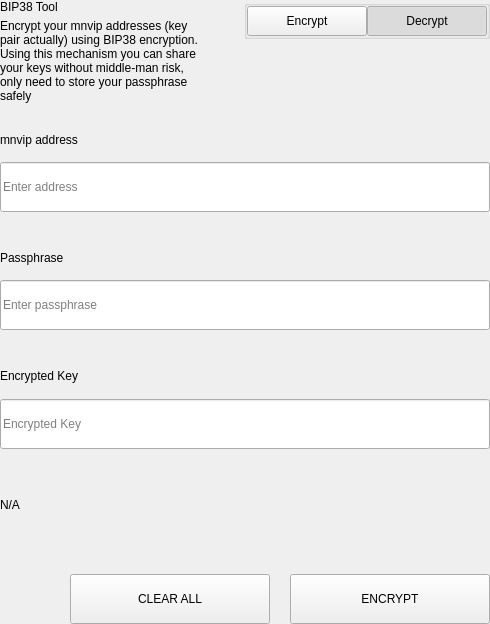
<?xml version="1.0" encoding="UTF-8"?>
<ui version="4.0">
 <class>SettingsBitToolWidget</class>
 <widget class="QWidget" name="SettingsBitToolWidget">
  <property name="geometry">
   <rect>
    <x>0</x>
    <y>0</y>
    <width>490</width>
    <height>624</height>
   </rect>
  </property>
  <property name="windowTitle">
   <string>Form</string>
  </property>
  <layout class="QVBoxLayout" name="verticalLayout">
   <property name="spacing">
    <number>0</number>
   </property>
   <property name="leftMargin">
    <number>0</number>
   </property>
   <property name="topMargin">
    <number>0</number>
   </property>
   <property name="rightMargin">
    <number>0</number>
   </property>
   <property name="bottomMargin">
    <number>0</number>
   </property>
   <item>
    <widget class="QWidget" name="left" native="true">
     <layout class="QVBoxLayout" name="verticalLayout_3">
      <property name="leftMargin">
       <number>0</number>
      </property>
      <property name="topMargin">
       <number>0</number>
      </property>
      <property name="rightMargin">
       <number>0</number>
      </property>
      <property name="bottomMargin">
       <number>0</number>
      </property>
      <item>
       <layout class="QVBoxLayout" name="verticalLayout_2">
        <property name="spacing">
         <number>0</number>
        </property>
        <item>
         <layout class="QHBoxLayout" name="horizontalLayout_3" stretch="3,1">
          <property name="spacing">
           <number>40</number>
          </property>
          <item>
           <layout class="QVBoxLayout" name="verticalLayoutTitle">
            <property name="spacing">
             <number>5</number>
            </property>
            <item>
             <widget class="QLabel" name="labelTitle">
              <property name="text">
               <string>BIP38 Tool</string>
              </property>
             </widget>
            </item>
            <item>
             <widget class="QLabel" name="labelSubtitle1">
              <property name="text">
               <string>Encrypt your mnvip addresses (key pair actually) using BIP38 encryption.
Using this mechanism you can share your keys without middle-man risk, only need to store your passphrase safely</string>
              </property>
              <property name="wordWrap">
               <bool>true</bool>
              </property>
             </widget>
            </item>
           </layout>
          </item>
          <item alignment="Qt::AlignTop">
           <widget class="QGroupBox" name="groupBox">
            <property name="title">
             <string/>
            </property>
            <property name="alignment">
             <set>Qt::AlignLeading|Qt::AlignLeft|Qt::AlignTop</set>
            </property>
            <layout class="QHBoxLayout" name="horizontalLayout_4">
             <property name="spacing">
              <number>0</number>
             </property>
             <property name="leftMargin">
              <number>0</number>
             </property>
             <property name="topMargin">
              <number>0</number>
             </property>
             <property name="rightMargin">
              <number>0</number>
             </property>
             <property name="bottomMargin">
              <number>0</number>
             </property>
             <item>
              <spacer name="horizontalSpacer">
               <property name="orientation">
                <enum>Qt::Horizontal</enum>
               </property>
               <property name="sizeHint" stdset="0">
                <size>
                 <width>40</width>
                 <height>20</height>
                </size>
               </property>
              </spacer>
             </item>
             <item>
              <widget class="QPushButton" name="pushLeft">
               <property name="minimumSize">
                <size>
                 <width>120</width>
                 <height>30</height>
                </size>
               </property>
               <property name="maximumSize">
                <size>
                 <width>120</width>
                 <height>30</height>
                </size>
               </property>
               <property name="focusPolicy">
                <enum>Qt::NoFocus</enum>
               </property>
               <property name="text">
                <string>Encrypt</string>
               </property>
               <property name="checkable">
                <bool>true</bool>
               </property>
               <property name="autoExclusive">
                <bool>true</bool>
               </property>
              </widget>
             </item>
             <item>
              <widget class="QPushButton" name="pushRight">
               <property name="minimumSize">
                <size>
                 <width>120</width>
                 <height>30</height>
                </size>
               </property>
               <property name="maximumSize">
                <size>
                 <width>120</width>
                 <height>30</height>
                </size>
               </property>
               <property name="focusPolicy">
                <enum>Qt::NoFocus</enum>
               </property>
               <property name="text">
                <string>Decrypt</string>
               </property>
               <property name="checkable">
                <bool>true</bool>
               </property>
               <property name="checked">
                <bool>true</bool>
               </property>
               <property name="autoExclusive">
                <bool>true</bool>
               </property>
              </widget>
             </item>
            </layout>
           </widget>
          </item>
         </layout>
        </item>
        <item>
         <widget class="QStackedWidget" name="stackedWidget">
          <property name="currentIndex">
           <number>1</number>
          </property>
          <widget class="QWidget" name="pageDecrypt">
           <layout class="QVBoxLayout" name="verticalLayout_5">
            <property name="spacing">
             <number>0</number>
            </property>
            <property name="leftMargin">
             <number>0</number>
            </property>
            <property name="topMargin">
             <number>0</number>
            </property>
            <property name="rightMargin">
             <number>0</number>
            </property>
            <property name="bottomMargin">
             <number>0</number>
            </property>
            <item>
             <widget class="QWidget" name="widget" native="true">
              <property name="minimumSize">
               <size>
                <width>0</width>
                <height>100</height>
               </size>
              </property>
              <layout class="QVBoxLayout" name="verticalLayout_4">
               <property name="spacing">
                <number>0</number>
               </property>
               <property name="leftMargin">
                <number>0</number>
               </property>
               <property name="topMargin">
                <number>0</number>
               </property>
               <property name="rightMargin">
                <number>0</number>
               </property>
               <property name="bottomMargin">
                <number>0</number>
               </property>
               <item>
                <spacer name="verticalSpacer_2">
                 <property name="orientation">
                  <enum>Qt::Vertical</enum>
                 </property>
                 <property name="sizeType">
                  <enum>QSizePolicy::Fixed</enum>
                 </property>
                 <property name="sizeHint" stdset="0">
                  <size>
                   <width>20</width>
                   <height>20</height>
                  </size>
                 </property>
                </spacer>
               </item>
               <item>
                <layout class="QHBoxLayout" name="horizontalLayout_6" stretch="2">
                 <property name="spacing">
                  <number>0</number>
                 </property>
                 <item>
                  <layout class="QVBoxLayout" name="verticalLayout_7">
                   <property name="spacing">
                    <number>9</number>
                   </property>
                   <item>
                    <widget class="QLabel" name="labelSubtitleKey">
                     <property name="minimumSize">
                      <size>
                       <width>0</width>
                       <height>20</height>
                      </size>
                     </property>
                     <property name="maximumSize">
                      <size>
                       <width>16777215</width>
                       <height>20</height>
                      </size>
                     </property>
                     <property name="text">
                      <string>Encrypted key</string>
                     </property>
                    </widget>
                   </item>
                   <item>
                    <widget class="QLineEdit" name="lineEditKey">
                     <property name="minimumSize">
                      <size>
                       <width>0</width>
                       <height>50</height>
                      </size>
                     </property>
                     <property name="maximumSize">
                      <size>
                       <width>16777215</width>
                       <height>50</height>
                      </size>
                     </property>
                     <property name="placeholderText">
                      <string>Enter a encrypted key</string>
                     </property>
                    </widget>
                   </item>
                  </layout>
                 </item>
                </layout>
               </item>
               <item>
                <spacer name="verticalSpacer_3">
                 <property name="orientation">
                  <enum>Qt::Vertical</enum>
                 </property>
                 <property name="sizeType">
                  <enum>QSizePolicy::Fixed</enum>
                 </property>
                 <property name="sizeHint" stdset="0">
                  <size>
                   <width>20</width>
                   <height>20</height>
                  </size>
                 </property>
                </spacer>
               </item>
               <item>
                <layout class="QVBoxLayout" name="verticalLayout_9">
                 <property name="spacing">
                  <number>9</number>
                 </property>
                 <item>
                  <widget class="QLabel" name="labelSubtitlePassphrase">
                   <property name="maximumSize">
                    <size>
                     <width>16777215</width>
                     <height>20</height>
                    </size>
                   </property>
                   <property name="text">
                    <string>Passphrase</string>
                   </property>
                  </widget>
                 </item>
                 <item>
                  <widget class="QLineEdit" name="lineEditPassphrase">
                   <property name="minimumSize">
                    <size>
                     <width>0</width>
                     <height>50</height>
                    </size>
                   </property>
                   <property name="maximumSize">
                    <size>
                     <width>16777215</width>
                     <height>50</height>
                    </size>
                   </property>
                   <property name="placeholderText">
                    <string>Enter a passphrase</string>
                   </property>
                  </widget>
                 </item>
                </layout>
               </item>
               <item>
                <spacer name="verticalSpacer_4">
                 <property name="orientation">
                  <enum>Qt::Vertical</enum>
                 </property>
                 <property name="sizeType">
                  <enum>QSizePolicy::Fixed</enum>
                 </property>
                 <property name="sizeHint" stdset="0">
                  <size>
                   <width>20</width>
                   <height>20</height>
                  </size>
                 </property>
                </spacer>
               </item>
               <item>
                <widget class="QWidget" name="widget_3" native="true">
                 <property name="sizePolicy">
                  <sizepolicy hsizetype="Preferred" vsizetype="Fixed">
                   <horstretch>0</horstretch>
                   <verstretch>0</verstretch>
                  </sizepolicy>
                 </property>
                 <layout class="QVBoxLayout" name="verticalLayout_10">
                  <property name="spacing">
                   <number>9</number>
                  </property>
                  <property name="leftMargin">
                   <number>0</number>
                  </property>
                  <property name="topMargin">
                   <number>0</number>
                  </property>
                  <property name="rightMargin">
                   <number>0</number>
                  </property>
                  <property name="bottomMargin">
                   <number>0</number>
                  </property>
                  <item>
                   <widget class="QLabel" name="labelSubtitleDecryptResult">
                    <property name="minimumSize">
                     <size>
                      <width>0</width>
                      <height>20</height>
                     </size>
                    </property>
                    <property name="maximumSize">
                     <size>
                      <width>16777215</width>
                      <height>20</height>
                     </size>
                    </property>
                    <property name="text">
                     <string>Decrypted address result</string>
                    </property>
                   </widget>
                  </item>
                  <item>
                   <widget class="QWidget" name="widget_4" native="true">
                    <layout class="QHBoxLayout" name="horizontalLayout" stretch="6,0,1">
                     <property name="spacing">
                      <number>0</number>
                     </property>
                     <property name="leftMargin">
                      <number>0</number>
                     </property>
                     <property name="topMargin">
                      <number>0</number>
                     </property>
                     <property name="rightMargin">
                      <number>0</number>
                     </property>
                     <property name="bottomMargin">
                      <number>0</number>
                     </property>
                     <item alignment="Qt::AlignVCenter">
                      <widget class="QLineEdit" name="lineEditDecryptResult">
                       <property name="minimumSize">
                        <size>
                         <width>0</width>
                         <height>50</height>
                        </size>
                       </property>
                       <property name="maximumSize">
                        <size>
                         <width>16777215</width>
                         <height>50</height>
                        </size>
                       </property>
                       <property name="placeholderText">
                        <string>Decrypted Address</string>
                       </property>
                      </widget>
                     </item>
                     <item>
                      <spacer name="horizontalSpacer_4">
                       <property name="orientation">
                        <enum>Qt::Horizontal</enum>
                       </property>
                       <property name="sizeType">
                        <enum>QSizePolicy::Fixed</enum>
                       </property>
                       <property name="sizeHint" stdset="0">
                        <size>
                         <width>20</width>
                         <height>50</height>
                        </size>
                       </property>
                      </spacer>
                     </item>
                     <item>
                      <widget class="QPushButton" name="pushButtonImport">
                       <property name="minimumSize">
                        <size>
                         <width>140</width>
                         <height>40</height>
                        </size>
                       </property>
                       <property name="text">
                        <string>Import Address</string>
                       </property>
                      </widget>
                     </item>
                    </layout>
                   </widget>
                  </item>
                 </layout>
                </widget>
               </item>
               <item>
                <widget class="QLabel" name="statusLabel_DEC">
                 <property name="maximumSize">
                  <size>
                   <width>16777215</width>
                   <height>40</height>
                  </size>
                 </property>
                 <property name="text">
                  <string/>
                 </property>
                </widget>
               </item>
               <item>
                <spacer name="verticalSpacer">
                 <property name="orientation">
                  <enum>Qt::Vertical</enum>
                 </property>
                 <property name="sizeType">
                  <enum>QSizePolicy::Preferred</enum>
                 </property>
                 <property name="sizeHint" stdset="0">
                  <size>
                   <width>20</width>
                   <height>20</height>
                  </size>
                 </property>
                </spacer>
               </item>
               <item>
                <layout class="QHBoxLayout" name="horizontalLayout_7">
                 <property name="spacing">
                  <number>0</number>
                 </property>
                 <item>
                  <spacer name="horizontalSpacer_5">
                   <property name="orientation">
                    <enum>Qt::Horizontal</enum>
                   </property>
                   <property name="sizeType">
                    <enum>QSizePolicy::Expanding</enum>
                   </property>
                   <property name="sizeHint" stdset="0">
                    <size>
                     <width>40</width>
                     <height>20</height>
                    </size>
                   </property>
                  </spacer>
                 </item>
                 <item>
                  <widget class="QPushButton" name="pushButtonDecryptClear">
                   <property name="minimumSize">
                    <size>
                     <width>200</width>
                     <height>50</height>
                    </size>
                   </property>
                   <property name="maximumSize">
                    <size>
                     <width>200</width>
                     <height>50</height>
                    </size>
                   </property>
                   <property name="text">
                    <string>CLEAR</string>
                   </property>
                  </widget>
                 </item>
                 <item>
                  <spacer name="horizontalSpacer_3">
                   <property name="orientation">
                    <enum>Qt::Horizontal</enum>
                   </property>
                   <property name="sizeType">
                    <enum>QSizePolicy::Fixed</enum>
                   </property>
                   <property name="sizeHint" stdset="0">
                    <size>
                     <width>20</width>
                     <height>20</height>
                    </size>
                   </property>
                  </spacer>
                 </item>
                 <item>
                  <widget class="QPushButton" name="pushButtonDecrypt">
                   <property name="minimumSize">
                    <size>
                     <width>200</width>
                     <height>50</height>
                    </size>
                   </property>
                   <property name="maximumSize">
                    <size>
                     <width>200</width>
                     <height>50</height>
                    </size>
                   </property>
                   <property name="text">
                    <string>DECRYPT KEY</string>
                   </property>
                  </widget>
                 </item>
                </layout>
               </item>
              </layout>
             </widget>
            </item>
           </layout>
          </widget>
          <widget class="QWidget" name="pageEncrypt">
           <layout class="QVBoxLayout" name="verticalLayout_11">
            <property name="spacing">
             <number>0</number>
            </property>
            <property name="leftMargin">
             <number>0</number>
            </property>
            <property name="topMargin">
             <number>0</number>
            </property>
            <property name="rightMargin">
             <number>0</number>
            </property>
            <property name="bottomMargin">
             <number>0</number>
            </property>
            <item>
             <spacer name="verticalSpacer_8">
              <property name="orientation">
               <enum>Qt::Vertical</enum>
              </property>
              <property name="sizeType">
               <enum>QSizePolicy::Fixed</enum>
              </property>
              <property name="sizeHint" stdset="0">
               <size>
                <width>20</width>
                <height>20</height>
               </size>
              </property>
             </spacer>
            </item>
            <item>
             <widget class="QWidget" name="containerAddressEnc" native="true">
              <layout class="QVBoxLayout" name="containerAddressEncLayout">
               <property name="spacing">
                <number>5</number>
               </property>
               <property name="leftMargin">
                <number>0</number>
               </property>
               <property name="topMargin">
                <number>0</number>
               </property>
               <property name="rightMargin">
                <number>0</number>
               </property>
               <property name="bottomMargin">
                <number>0</number>
               </property>
               <item>
                <widget class="QLabel" name="labelSubtitleAddress">
                 <property name="minimumSize">
                  <size>
                   <width>0</width>
                   <height>20</height>
                  </size>
                 </property>
                 <property name="maximumSize">
                  <size>
                   <width>16777215</width>
                   <height>20</height>
                  </size>
                 </property>
                 <property name="text">
                  <string>mnvip address</string>
                 </property>
                </widget>
               </item>
               <item>
                <widget class="QLineEdit" name="addressIn_ENC">
                 <property name="minimumSize">
                  <size>
                   <width>0</width>
                   <height>50</height>
                  </size>
                 </property>
                 <property name="placeholderText">
                  <string>Enter address</string>
                 </property>
                </widget>
               </item>
              </layout>
             </widget>
            </item>
            <item>
             <spacer name="verticalSpacer_6">
              <property name="orientation">
               <enum>Qt::Vertical</enum>
              </property>
              <property name="sizeType">
               <enum>QSizePolicy::Fixed</enum>
              </property>
              <property name="sizeHint" stdset="0">
               <size>
                <width>20</width>
                <height>20</height>
               </size>
              </property>
             </spacer>
            </item>
            <item>
             <widget class="QWidget" name="containerAddress" native="true">
              <layout class="QHBoxLayout" name="horizontalLayout_9" stretch="2">
               <property name="spacing">
                <number>0</number>
               </property>
               <property name="leftMargin">
                <number>0</number>
               </property>
               <property name="topMargin">
                <number>0</number>
               </property>
               <property name="rightMargin">
                <number>0</number>
               </property>
               <property name="bottomMargin">
                <number>0</number>
               </property>
               <item>
                <layout class="QVBoxLayout" name="verticalLayout_8">
                 <property name="spacing">
                  <number>5</number>
                 </property>
                 <item>
                  <widget class="QLabel" name="labelSubtitleMessage">
                   <property name="minimumSize">
                    <size>
                     <width>0</width>
                     <height>20</height>
                    </size>
                   </property>
                   <property name="maximumSize">
                    <size>
                     <width>16777215</width>
                     <height>20</height>
                    </size>
                   </property>
                   <property name="text">
                    <string>Passphrase</string>
                   </property>
                  </widget>
                 </item>
                 <item>
                  <widget class="QLineEdit" name="passphraseIn_ENC">
                   <property name="minimumSize">
                    <size>
                     <width>0</width>
                     <height>50</height>
                    </size>
                   </property>
                   <property name="maximumSize">
                    <size>
                     <width>16777215</width>
                     <height>50</height>
                    </size>
                   </property>
                   <property name="placeholderText">
                    <string>Enter passphrase</string>
                   </property>
                  </widget>
                 </item>
                </layout>
               </item>
              </layout>
             </widget>
            </item>
            <item>
             <spacer name="verticalSpacer_7">
              <property name="orientation">
               <enum>Qt::Vertical</enum>
              </property>
              <property name="sizeType">
               <enum>QSizePolicy::Fixed</enum>
              </property>
              <property name="sizeHint" stdset="0">
               <size>
                <width>20</width>
                <height>20</height>
               </size>
              </property>
             </spacer>
            </item>
            <item>
             <widget class="QWidget" name="widget_2" native="true">
              <property name="minimumSize">
               <size>
                <width>0</width>
                <height>75</height>
               </size>
              </property>
              <property name="maximumSize">
               <size>
                <width>16777215</width>
                <height>16777215</height>
               </size>
              </property>
              <layout class="QVBoxLayout" name="verticalLayout_6">
               <property name="leftMargin">
                <number>0</number>
               </property>
               <property name="topMargin">
                <number>0</number>
               </property>
               <property name="rightMargin">
                <number>0</number>
               </property>
               <property name="bottomMargin">
                <number>0</number>
               </property>
               <item>
                <widget class="QLabel" name="labelSubtitleEncryptedKey">
                 <property name="minimumSize">
                  <size>
                   <width>0</width>
                   <height>20</height>
                  </size>
                 </property>
                 <property name="maximumSize">
                  <size>
                   <width>16777215</width>
                   <height>20</height>
                  </size>
                 </property>
                 <property name="text">
                  <string>Encrypted Key</string>
                 </property>
                </widget>
               </item>
               <item>
                <widget class="QLineEdit" name="encryptedKeyOut_ENC">
                 <property name="minimumSize">
                  <size>
                   <width>0</width>
                   <height>50</height>
                  </size>
                 </property>
                 <property name="placeholderText">
                  <string>Encrypted Key</string>
                 </property>
                </widget>
               </item>
              </layout>
             </widget>
            </item>
            <item>
             <widget class="QLabel" name="statusLabel_ENC">
              <property name="text">
               <string notr="true">N/A</string>
              </property>
             </widget>
            </item>
            <item>
             <spacer name="verticalSpacer_5">
              <property name="orientation">
               <enum>Qt::Vertical</enum>
              </property>
              <property name="sizeType">
               <enum>QSizePolicy::Fixed</enum>
              </property>
              <property name="sizeHint" stdset="0">
               <size>
                <width>20</width>
                <height>20</height>
               </size>
              </property>
             </spacer>
            </item>
            <item>
             <layout class="QHBoxLayout" name="horizontalLayout_8">
              <property name="spacing">
               <number>0</number>
              </property>
              <item>
               <spacer name="horizontalSpacer_6">
                <property name="orientation">
                 <enum>Qt::Horizontal</enum>
                </property>
                <property name="sizeType">
                 <enum>QSizePolicy::Expanding</enum>
                </property>
                <property name="sizeHint" stdset="0">
                 <size>
                  <width>40</width>
                  <height>20</height>
                 </size>
                </property>
               </spacer>
              </item>
              <item>
               <widget class="QPushButton" name="pushButtonClear">
                <property name="minimumSize">
                 <size>
                  <width>200</width>
                  <height>50</height>
                 </size>
                </property>
                <property name="focusPolicy">
                 <enum>Qt::NoFocus</enum>
                </property>
                <property name="text">
                 <string>CLEAR ALL</string>
                </property>
               </widget>
              </item>
              <item>
               <spacer name="horizontalSpacer_2">
                <property name="orientation">
                 <enum>Qt::Horizontal</enum>
                </property>
                <property name="sizeType">
                 <enum>QSizePolicy::Fixed</enum>
                </property>
                <property name="sizeHint" stdset="0">
                 <size>
                  <width>20</width>
                  <height>20</height>
                 </size>
                </property>
               </spacer>
              </item>
              <item>
               <widget class="QPushButton" name="pushButtonEncrypt">
                <property name="minimumSize">
                 <size>
                  <width>200</width>
                  <height>50</height>
                 </size>
                </property>
                <property name="maximumSize">
                 <size>
                  <width>200</width>
                  <height>50</height>
                 </size>
                </property>
                <property name="focusPolicy">
                 <enum>Qt::NoFocus</enum>
                </property>
                <property name="text">
                 <string>ENCRYPT</string>
                </property>
               </widget>
              </item>
             </layout>
            </item>
           </layout>
          </widget>
         </widget>
        </item>
       </layout>
      </item>
     </layout>
    </widget>
   </item>
  </layout>
 </widget>
 <resources/>
 <connections/>
</ui>
